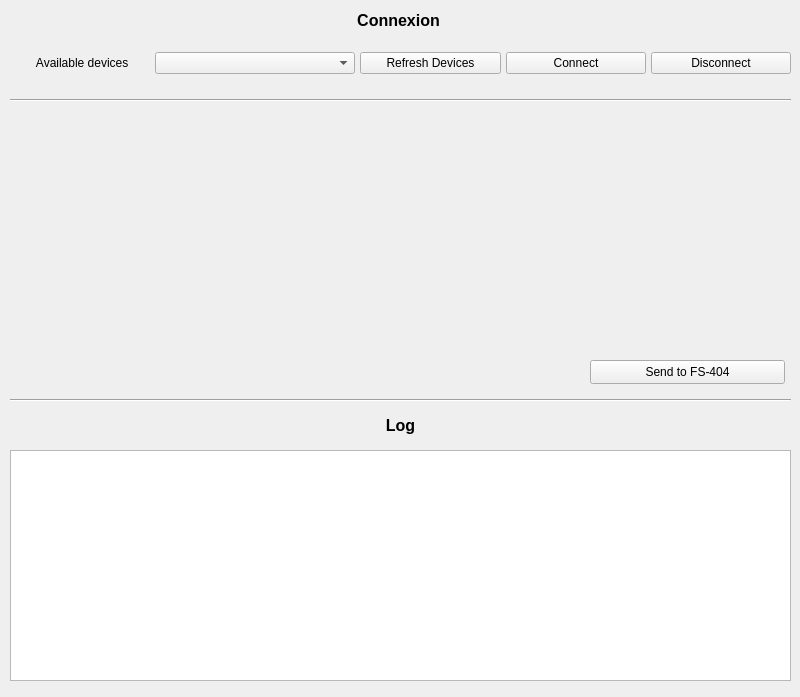
<?xml version="1.0" encoding="UTF-8"?>
<ui version="4.0">
 <class>Widget</class>
 <widget class="QWidget" name="Widget">
  <property name="geometry">
   <rect>
    <x>0</x>
    <y>0</y>
    <width>800</width>
    <height>697</height>
   </rect>
  </property>
  <property name="windowTitle">
   <string>Romagnetics FS-404</string>
  </property>
  <widget class="Line" name="upper_line">
   <property name="geometry">
    <rect>
     <x>10</x>
     <y>90</y>
     <width>781</width>
     <height>20</height>
    </rect>
   </property>
   <property name="sizePolicy">
    <sizepolicy hsizetype="Maximum" vsizetype="Fixed">
     <horstretch>0</horstretch>
     <verstretch>0</verstretch>
    </sizepolicy>
   </property>
   <property name="orientation">
    <enum>Qt::Orientation::Horizontal</enum>
   </property>
  </widget>
  <widget class="QLabel" name="menu_connexion_label">
   <property name="geometry">
    <rect>
     <x>8</x>
     <y>10</y>
     <width>781</width>
     <height>20</height>
    </rect>
   </property>
   <property name="font">
    <font>
     <pointsize>12</pointsize>
     <bold>true</bold>
    </font>
   </property>
   <property name="text">
    <string>Connexion</string>
   </property>
   <property name="alignment">
    <set>Qt::AlignmentFlag::AlignCenter</set>
   </property>
   <property name="indent">
    <number>1</number>
   </property>
  </widget>
  <widget class="QLabel" name="menu_log_label">
   <property name="geometry">
    <rect>
     <x>10</x>
     <y>410</y>
     <width>781</width>
     <height>31</height>
    </rect>
   </property>
   <property name="font">
    <font>
     <pointsize>12</pointsize>
     <bold>true</bold>
    </font>
   </property>
   <property name="text">
    <string>Log</string>
   </property>
   <property name="alignment">
    <set>Qt::AlignmentFlag::AlignCenter</set>
   </property>
   <property name="indent">
    <number>1</number>
   </property>
  </widget>
  <widget class="QPlainTextEdit" name="logPlainTextEdit">
   <property name="geometry">
    <rect>
     <x>10</x>
     <y>450</y>
     <width>781</width>
     <height>231</height>
    </rect>
   </property>
  </widget>
  <widget class="QWidget" name="layoutWidget">
   <property name="geometry">
    <rect>
     <x>10</x>
     <y>50</y>
     <width>781</width>
     <height>26</height>
    </rect>
   </property>
   <layout class="QHBoxLayout" name="horizontalLayout_2">
    <property name="spacing">
     <number>5</number>
    </property>
    <item>
     <widget class="QLabel" name="arduino_available_devices">
      <property name="text">
       <string>        Available devices</string>
      </property>
     </widget>
    </item>
    <item>
     <widget class="QComboBox" name="serialPortSelect_comboBox">
      <property name="minimumSize">
       <size>
        <width>200</width>
        <height>0</height>
       </size>
      </property>
     </widget>
    </item>
    <item>
     <widget class="QPushButton" name="refresh_button">
      <property name="text">
       <string>Refresh Devices</string>
      </property>
     </widget>
    </item>
    <item>
     <widget class="QPushButton" name="connect_button">
      <property name="text">
       <string>Connect</string>
      </property>
     </widget>
    </item>
    <item>
     <widget class="QPushButton" name="disconnect_button">
      <property name="text">
       <string>Disconnect</string>
      </property>
     </widget>
    </item>
   </layout>
  </widget>
  <widget class="QPushButton" name="sendto404_button">
   <property name="geometry">
    <rect>
     <x>590</x>
     <y>360</y>
     <width>195</width>
     <height>24</height>
    </rect>
   </property>
   <property name="text">
    <string>Send to FS-404</string>
   </property>
  </widget>
  <widget class="Line" name="upper_line_3">
   <property name="geometry">
    <rect>
     <x>10</x>
     <y>390</y>
     <width>781</width>
     <height>20</height>
    </rect>
   </property>
   <property name="sizePolicy">
    <sizepolicy hsizetype="Maximum" vsizetype="Fixed">
     <horstretch>0</horstretch>
     <verstretch>0</verstretch>
    </sizepolicy>
   </property>
   <property name="orientation">
    <enum>Qt::Orientation::Horizontal</enum>
   </property>
  </widget>
  <widget class="Note_interface" name="note1" native="true">
   <property name="geometry">
    <rect>
     <x>10</x>
     <y>150</y>
     <width>781</width>
     <height>41</height>
    </rect>
   </property>
  </widget>
  <widget class="Note_interface" name="note2" native="true">
   <property name="geometry">
    <rect>
     <x>10</x>
     <y>190</y>
     <width>781</width>
     <height>41</height>
    </rect>
   </property>
  </widget>
  <widget class="Note_interface" name="note3" native="true">
   <property name="geometry">
    <rect>
     <x>10</x>
     <y>230</y>
     <width>781</width>
     <height>41</height>
    </rect>
   </property>
  </widget>
  <widget class="Note_interface" name="notebase" native="true">
   <property name="geometry">
    <rect>
     <x>10</x>
     <y>110</y>
     <width>781</width>
     <height>41</height>
    </rect>
   </property>
  </widget>
 </widget>
 <customwidgets>
  <customwidget>
   <class>Note_interface</class>
   <extends>QWidget</extends>
   <header>note_interface.h</header>
   <container>1</container>
  </customwidget>
 </customwidgets>
 <resources/>
 <connections/>
</ui>
